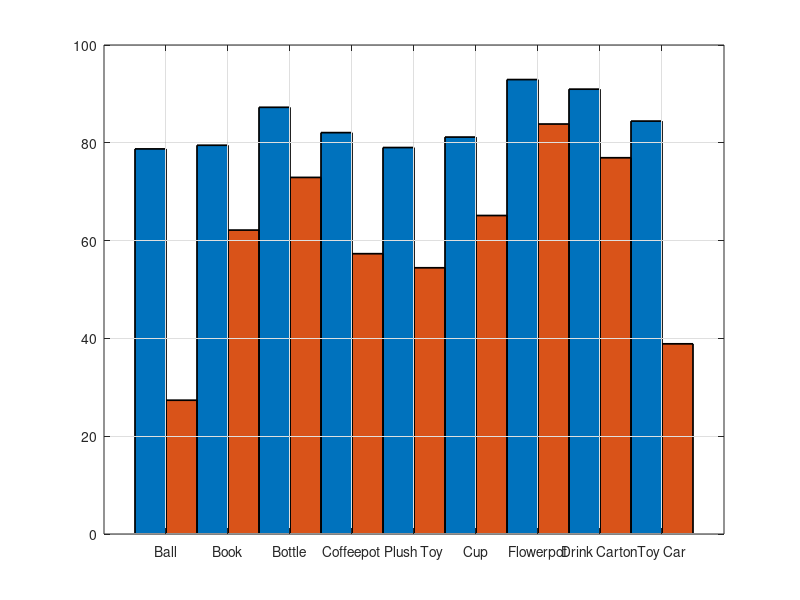

Reproduce this figure in MATLAB. (Note: this script raises an error after producing the figure.)
close all

%%%%%%%%%%%%%%%%%%%%%%%%%%%%%%%%%%%%%%%%%%%%%%%%%%%%%%%%%%%%%%%%%%%%%%%%%%%%%%%%%%%%%%%%%%%%%%%%%%%%%%%%%%%%%%%%%%%%%%%%%%%%%%%%%%%%%%%%%%%%%%%%%%%%%%%%%%
% bow on ipa and ipa2, with 250 clusters
%%%%%%%%%%%%%%%%%%%%%%%%%%%%%%%%%%%%%%%%%%%%%%%%%%%%%%%%%%%%%%%%%%%%%%%%%%%%%%%%%%%%%%%%%%%%%%%%%%%%%%%%%%%%%%%%%%%%%%%%%%%%%%%%%%%%%%%%%%%%%%%%%%%%%%%%%%
bow_ipa_recall = [  0.7875    0.2736        % binary | multiclass
                    0.7950    0.6215
                    0.8726    0.7292
                    0.8208    0.5732
                    0.7903    0.5444
                    0.8117    0.6513
                    0.9293    0.8384
                    0.9097    0.7694
                    0.8444    0.3889];
                
bow_ipa_precision = [   0.7821    0.3703        % binary | multiclass
                        0.8562    0.6035
                        0.8808    0.5936
                        0.8329    0.7432
                        0.8019    0.4612
                        0.8848    0.5869
                        0.9635    0.9463 
                        0.9317    0.6587
                        0.8096    0.4275];

figure
bar(100*bow_ipa_recall, 'LineWidth', 1.25, 'BarWidth', 1.0)
grid on
set(gca, 'FontSize', 12)
set(gca,'XTick',1:9, 'XTickLabel', ' Ball| Book| Bottle| Coffeepot| Plush Toy| Cup| Flowerpot| Drink Carton| Toy Car', 'FontSize', 10);
rotateticklabel(gca, 335);
%xlabel('Object Class')
ylabel('Recall (%)')
ylim([0,100])
l__ = legend('One-against-all', 'Multiple classes', 'Location', 'SouthWest');
%set(l__, 'Box', 'off')
set(l__, 'FontSize', 10)

figure
bar(100*bow_ipa_precision, 'LineWidth', 1.25, 'BarWidth', 1.0)
grid on
set(gca, 'FontSize', 12)
set(gca,'XTick',1:9, 'XTickLabel', ' Ball| Book| Bottle| Coffeepot| Plush Toy| Cup| Flowerpot| Drink Carton| Toy Car', 'FontSize', 10);
rotateticklabel(gca, 335);
%xlabel('Object Class')
ylabel('Precision (%)')
ylim([0,100])
l__ = legend('One-against-all', 'Multiple classes', 'Location', 'SouthWest');
%set(l__, 'Box', 'off')
set(l__, 'FontSize', 10)

%%%%%%%%%%%%%%%%%%%%%%%%%%%%%%%%%%%%%%%%%%%%%%%%%%%%%%%%%%%%%%%%%%%%%%%%%%%%%%%%%%%%%%%%%%%%%%%%%%%%%%%%%%%%%%%%%%%%%%%%%%%%%%%%%%%%%%%%%%%%%%%%%%%%%%%%%%
bow_ipa2_recall = [ 0.8417    0.5889     % binary | multiclass
                    0.8028    0.1889
                    0.8278    0.4472
                    0.8806    0.5444
                    0.7389    0.3944
                    0.7667    0.4500
                    0.6917    0.5278
                    0.6750    0.0444
                    0.7639    0.5694
                    0.9528    0.1944
                    0.8556    0.2444
                    0.7972    0.4472
                    0.9528    0.7130
                    0.9500    0.7556];
                
bow_ipa2_precision = [  0.8842    0.5171        % binary | multiclass
                        0.7243    0.3696
                        0.8083    0.4204
                        0.8741    0.4083
                        0.7932    0.5299
                        0.8074    0.5978
                        0.7905    0.5723
                        0.6897    0.1778
                        0.8213    0.5601
                        0.7784    0.3286
                        0.7687    0.1702
                        0.8479    0.5458
                        0.8159    0.5532
                        0.9310    0.4866];

figure
bar(100*bow_ipa2_recall, 'LineWidth', 1.25, 'BarWidth', 1.0)
grid on
set(gca, 'FontSize', 12)
set(gca,'XTick',1:14, 'XTickLabel', ' Binder| Book| Bottle| Can| Coffeepot| Cup| Dishes| Dish Liquid| Mouse| Pen| Scissors| Screen| Silverware| Drink Carton', 'FontSize', 10);
rotateticklabel(gca, 335);
%xlabel('Object Class')
ylabel('Recall (%)')
ylim([0,100])
l__ = legend('One-against-all', 'Multiple classes', 'Location', 'SouthWest');
%set(l__, 'Box', 'off')
set(l__, 'FontSize', 10)

figure
bar(100*bow_ipa2_precision, 'LineWidth', 1.25, 'BarWidth', 1.0)
grid on
set(gca, 'FontSize', 12)
set(gca,'XTick',1:14, 'XTickLabel', ' Binder| Book| Bottle| Can| Coffeepot| Cup| Dishes| Dish Liquid| Mouse| Pen| Scissors| Screen| Silverware| Drink Carton', 'FontSize', 10);
rotateticklabel(gca, 335);
%xlabel('Object Class')
ylabel('Precision (%)')
ylim([0,100])
l__ = legend('One-against-all', 'Multiple classes', 'Location', 'SouthWest');
%set(l__, 'Box', 'off')
set(l__, 'FontSize', 10)





%%%%%%%%%%%%%%%%%%%%%%%%%%%%%%%%%%%%%%%%%%%%%%%%%%%%%%%%%%%%%%%%%%%%%%%%%%%%%%%%%%%%%%%%%%%%%%%%%%%%%%%%%%%%%%%%%%%%%%%%%%%%%%%%%%%%%%%%%%%%%%%%%%%%%%%%%%
% sap7-7-2, pca, on ipa and ipa2
%%%%%%%%%%%%%%%%%%%%%%%%%%%%%%%%%%%%%%%%%%%%%%%%%%%%%%%%%%%%%%%%%%%%%%%%%%%%%%%%%%%%%%%%%%%%%%%%%%%%%%%%%%%%%%%%%%%%%%%%%%%%%%%%%%%%%%%%%%%%%%%%%%%%%%%%%%
sap_pca_ipa_recall = [  0.9167    0.819444          % binary | multiclass
                        0.9597    0.888386
                        0.9347    0.656442
                        0.8736    0.62901
                        0.9208    0.7
                        0.8972    0.773676
                        0.9653    0.998575
                        0.9236    0.818056
                        0.8486    0.538889];
                
sap_pca_ipa_precision = [   0.9145    0.783533        % binary | multiclass
                            0.9671    0.836648
                            0.9421    0.575269
                            0.8674    0.703588
                            0.9006    0.765957
                            0.9625    0.695527
                            0.9988    0.992918
                            0.9015    0.875186
                            0.8747    0.583459];

figure
bar(100*sap_pca_ipa_recall, 'LineWidth', 1.25, 'BarWidth', 1.0)
grid on
set(gca, 'FontSize', 12)
set(gca,'XTick',1:9, 'XTickLabel', ' Ball| Book| Bottle| Coffeepot| Plush Toy| Cup| Flowerpot| Drink Carton| Toy Car', 'FontSize', 10);
rotateticklabel(gca, 335);
%xlabel('Object Class')
ylabel('Recall (%)')
ylim([0,100])
l__ = legend('One-against-all', 'Multiple classes', 'Location', 'SouthWest');
%set(l__, 'Box', 'off')
set(l__, 'FontSize', 10)

figure
bar(100*sap_pca_ipa_precision, 'LineWidth', 1.25, 'BarWidth', 1.0)
grid on
set(gca, 'FontSize', 12)
set(gca,'XTick',1:9, 'XTickLabel', ' Ball| Book| Bottle| Coffeepot| Plush Toy| Cup| Flowerpot| Drink Carton| Toy Car', 'FontSize', 10);
rotateticklabel(gca, 335);
%xlabel('Object Class')
ylabel('Precision (%)')
ylim([0,100])
l__ = legend('One-against-all', 'Multiple classes', 'Location', 'SouthWest');
%set(l__, 'Box', 'off')
set(l__, 'FontSize', 10)

%%%%%%%%%%%%%%%%%%%%%%%%%%%%%%%%%%%%%%%%%%%%%%%%%%%%%%%%%%%%%%%%%%%%%%%%%%%%%%%%%%%%%%%%%%%%%%%%%%%%%%%%%%%%%%%%%%%%%%%%%%%%%%%%%%%%%%%%%%%%%%%%%%%%%%%%%%
sap_pca_ipa2_recall = [ 0.9556	0.900000     % binary | multiclass
                        0.9111	0.761111
                        0.8639	0.694444
                        0.8556	0.691667
                        0.8222	0.744444
                        0.9750	0.933333
                        0.9361	0.872222
                        0.8778	0.372222
                        0.8806	0.822222
                        0.9806	0.905556
                        0.9556	0.488889
                        0.9639	0.911111
                        0.9731	0.541667
                        0.8750	0.613889];

sap_pca_ipa2_precision = [  0.9498	0.818182        % binary | multiclass
                            0.9218	0.886731
                            0.8844	0.598086
                            0.8411	0.682192
                            0.8889	0.696104
                            0.9692	0.854962
                            0.9556	0.839572
                            0.8327	0.635071
                            0.9346	0.766839
                            0.9494	0.505426
                            0.8877	0.451282
                            0.9577	0.784689
                            0.9516	0.776892
                            0.9256	0.697161];

figure
bar(100*sap_pca_ipa2_recall, 'LineWidth', 1.25, 'BarWidth', 1.0)
grid on
set(gca, 'FontSize', 12)
set(gca,'XTick',1:14, 'XTickLabel', ' Binder| Book| Bottle| Can| Coffeepot| Cup| Dishes| Dish Liquid| Mouse| Pen| Scissors| Screen| Silverware| Drink Carton', 'FontSize', 10);
rotateticklabel(gca, 335);
%xlabel('Object Class')
ylabel('Recall (%)')
ylim([0,100])
l__ = legend('One-against-all', 'Multiple classes', 'Location', 'SouthWest');
%set(l__, 'Box', 'off')
set(l__, 'FontSize', 10)

figure
bar(100*sap_pca_ipa2_precision, 'LineWidth', 1.25, 'BarWidth', 1.0)
grid on
set(gca, 'FontSize', 12)
set(gca,'XTick',1:14, 'XTickLabel', ' Binder| Book| Bottle| Can| Coffeepot| Cup| Dishes| Dish Liquid| Mouse| Pen| Scissors| Screen| Silverware| Drink Carton', 'FontSize', 10);
rotateticklabel(gca, 335);
%xlabel('Object Class')
ylabel('Precision (%)')
ylim([0,100])
l__ = legend('One-against-all', 'Multiple classes', 'Location', 'SouthWest');
%set(l__, 'Box', 'off')
set(l__, 'FontSize', 10)






%%%%%%%%%%%%%%%%%%%%%%%%%%%%%%%%%%%%%%%%%%%%%%%%%%%%%%%%%%%%%%%%%%%%%%%%%%%%%%%%%%%%%%%%%%%%%%%%%%%%%%%%%%%%%%%%%%%%%%%%%%%%%%%%%%%%%%%%%%%%%%%%%%%%%%%%%%
% sap7-7-2, nonorm, on ipa and ipa2
%%%%%%%%%%%%%%%%%%%%%%%%%%%%%%%%%%%%%%%%%%%%%%%%%%%%%%%%%%%%%%%%%%%%%%%%%%%%%%%%%%%%%%%%%%%%%%%%%%%%%%%%%%%%%%%%%%%%%%%%%%%%%%%%%%%%%%%%%%%%%%%%%%%%%%%%%%
sap_nonorm_ipa_recall = [   0.8597    0.6361          % binary | multiclass
                            0.9778    0.9639
                            0.9667    0.7306
                            0.9306    0.6500
                            0.9375    0.8333
                            0.9000    0.8847
                            0.9014    0.9875
                            0.9875    0.8264
                            0.9778    0.7931];



                
sap_nonorm_ipa_precision = [0.9315    0.9178        % binary | multiclass
                            0.9746    0.8213
                            0.9521    0.6196
                            0.9124    0.8269
                            0.9399    0.7417
                            0.9739    0.8209
                            0.9980    0.9861
                            0.9687    0.8287
                            0.9728    0.8192];

figure
bar(100*sap_nonorm_ipa_recall, 'LineWidth', 1.25, 'BarWidth', 1.0)
grid on
set(gca, 'FontSize', 12)
set(gca,'XTick',1:9, 'XTickLabel', ' Ball| Book| Bottle| Coffeepot| Plush Toy| Cup| Flowerpot| Drink Carton| Toy Car', 'FontSize', 10);
rotateticklabel(gca, 335);
%xlabel('Object Class')
ylabel('Recall (%)')
ylim([0,100])
l__ = legend('One-against-all', 'Multiple classes', 'Location', 'SouthWest');
%set(l__, 'Box', 'off')
set(l__, 'FontSize', 10)

figure
bar(100*sap_nonorm_ipa_precision, 'LineWidth', 1.25, 'BarWidth', 1.0)
grid on
set(gca, 'FontSize', 12)
set(gca,'XTick',1:9, 'XTickLabel', ' Ball| Book| Bottle| Coffeepot| Plush Toy| Cup| Flowerpot| Drink Carton| Toy Car', 'FontSize', 10);
rotateticklabel(gca, 335);
%xlabel('Object Class')
ylabel('Precision (%)')
ylim([0,100])
l__ = legend('One-against-all', 'Multiple classes', 'Location', 'SouthWest');
%set(l__, 'Box', 'off')
set(l__, 'FontSize', 10)

%%%%%%%%%%%%%%%%%%%%%%%%%%%%%%%%%%%%%%%%%%%%%%%%%%%%%%%%%%%%%%%%%%%%%%%%%%%%%%%%%%%%%%%%%%%%%%%%%%%%%%%%%%%%%%%%%%%%%%%%%%%%%%%%%%%%%%%%%%%%%%%%%%%%%%%%%%
sap_nonorm_ipa2_recall = [  0.9778    0.8861     % binary | multiclass
                            0.9389    0.8639
                            0.8944    0.5556
                            0.8833    0.8389
                            0.9583    0.8583
                            0.9833    0.9472
                            0.9778    0.8694
                            0.9306    0.5333
                            0.9889    0.9778
                            0.9944    0.9111
                            0.9556    0.3222
                            0.9639    0.9528
                            0.8954    0.7259
                            0.9361    0.6639];

sap_nonorm_ipa2_precision = [   0.9787    0.9410        % binary | multiclass
                                0.9320    0.8383
                                0.8928    0.5236
                                0.9622    0.8320
                                0.9601    0.8026
                                0.9659    0.9045
                                0.9805    0.9572
                                0.9145    0.5598
                                0.9940    0.9387
                                0.9606    0.5910
                                0.8847    0.5202
                                0.9720    0.8932
                                0.9260    0.7664
                                0.9267    0.7636];

figure
bar(100*sap_nonorm_ipa2_recall, 'LineWidth', 1.25, 'BarWidth', 1.0)
grid on
set(gca, 'FontSize', 12)
set(gca,'XTick',1:14, 'XTickLabel', ' Binder| Book| Bottle| Can| Coffeepot| Cup| Dishes| Dish Liquid| Mouse| Pen| Scissors| Screen| Silverware| Drink Carton', 'FontSize', 10);
rotateticklabel(gca, 335);
%xlabel('Object Class')
ylabel('Recall (%)')
ylim([0,100])
l__ = legend('One-against-all', 'Multiple classes', 'Location', 'SouthWest');
%set(l__, 'Box', 'off')
set(l__, 'FontSize', 10)

figure
bar(100*sap_nonorm_ipa2_precision, 'LineWidth', 1.25, 'BarWidth', 1.0)
grid on
set(gca, 'FontSize', 12)
set(gca,'XTick',1:14, 'XTickLabel', ' Binder| Book| Bottle| Can| Coffeepot| Cup| Dishes| Dish Liquid| Mouse| Pen| Scissors| Screen| Silverware| Drink Carton', 'FontSize', 10);
rotateticklabel(gca, 335);
%xlabel('Object Class')
ylabel('Precision (%)')
ylim([0,100])
l__ = legend('One-against-all', 'Multiple classes', 'Location', 'SouthWest');
%set(l__, 'Box', 'off')
set(l__, 'FontSize', 10)








%%%%%%%%%%%%%%%%%%%%%%%%%%%%%%%%%%%%%%%%%%%%%%%%%%%%%%%%%%%%%%%%%%%%%%%%%%%%%%%%%%%%%%%%%%%%%%%%%%%%%%%%%%%%%%%%%%%%%%%%%%%%%%%%%%%%%%%%%%%%%%%%%%%%%%%%%%
% sap7-7-2, rollnorm, on ipa and ipa2
%%%%%%%%%%%%%%%%%%%%%%%%%%%%%%%%%%%%%%%%%%%%%%%%%%%%%%%%%%%%%%%%%%%%%%%%%%%%%%%%%%%%%%%%%%%%%%%%%%%%%%%%%%%%%%%%%%%%%%%%%%%%%%%%%%%%%%%%%%%%%%%%%%%%%%%%%%
sap_rollnorm_ipa_recall = [ 0.8264    0.8264          % binary | multiclass
                            0.9722    0.9486
                            0.9653    0.6806
                            0.8847    0.6861
                            0.8708    0.7306
                            0.8986    0.8736
                            1.0000    0.9764
                            0.9931    0.9125
                            0.9111    0.4375];



                
sap_rollnorm_ipa_precision = [  0.9154    0.8737        % binary | multiclass
                                0.9827    0.8999
                                0.9484    0.5819
                                0.9102    0.8359
                                0.8892    0.6600
                                0.9695    0.7775
                                0.9986    0.9683
                                0.9686    0.8061
                                0.8995    0.6848];

figure
bar(100*sap_rollnorm_ipa_recall, 'LineWidth', 1.25, 'BarWidth', 1.0)
grid on
set(gca, 'FontSize', 12)
set(gca,'XTick',1:9, 'XTickLabel', ' Ball| Book| Bottle| Coffeepot| Plush Toy| Cup| Flowerpot| Drink Carton| Toy Car', 'FontSize', 10);
rotateticklabel(gca, 335);
%xlabel('Object Class')
ylabel('Recall (%)')
ylim([0,100])
l__ = legend('One-against-all', 'Multiple classes', 'Location', 'SouthWest');
%set(l__, 'Box', 'off')
set(l__, 'FontSize', 10)

figure
bar(100*sap_rollnorm_ipa_precision, 'LineWidth', 1.25, 'BarWidth', 1.0)
grid on
set(gca, 'FontSize', 12)
set(gca,'XTick',1:9, 'XTickLabel', ' Ball| Book| Bottle| Coffeepot| Plush Toy| Cup| Flowerpot| Drink Carton| Toy Car', 'FontSize', 10);
rotateticklabel(gca, 335);
%xlabel('Object Class')
ylabel('Precision (%)')
ylim([0,100])
l__ = legend('One-against-all', 'Multiple classes', 'Location', 'SouthWest');
%set(l__, 'Box', 'off')
set(l__, 'FontSize', 10)

%%%%%%%%%%%%%%%%%%%%%%%%%%%%%%%%%%%%%%%%%%%%%%%%%%%%%%%%%%%%%%%%%%%%%%%%%%%%%%%%%%%%%%%%%%%%%%%%%%%%%%%%%%%%%%%%%%%%%%%%%%%%%%%%%%%%%%%%%%%%%%%%%%%%%%%%%%
sap_rollnorm_ipa2_recall = [0.9694    0.8917        % binary | multiclass
                            0.9139    0.8472
                            0.8639    0.6500
                            0.8750    0.7556
                            0.9667    0.8694
                            0.9917    0.9444
                            0.9472    0.8278
                            0.9306    0.5750
                            0.9833    0.9389
                            0.9750    0.8667
                            0.9222    0.5639
                            0.9667    0.9111
                            0.9463    0.4306
                            0.9111    0.7139];

sap_rollnorm_ipa2_precision = [ 0.9794    0.9497        % binary | multiclass
                                0.9250    0.8971
                                0.8835    0.5367
                                0.9599    0.8293
                                0.9569    0.8482
                                0.9736    0.9067
                                0.9570    0.8843
                                0.9099    0.6053
                                0.9607    0.8264
                                0.9683    0.4664
                                0.8799    0.3845
                                0.9604    0.8723
                                0.9211    0.7776
                                0.9309    0.8159];

figure
bar(100*sap_rollnorm_ipa2_recall, 'LineWidth', 1.25, 'BarWidth', 1.0)
grid on
set(gca, 'FontSize', 12)
set(gca,'XTick',1:14, 'XTickLabel', ' Binder| Book| Bottle| Can| Coffeepot| Cup| Dishes| Dish Liquid| Mouse| Pen| Scissors| Screen| Silverware| Drink Carton', 'FontSize', 10);
rotateticklabel(gca, 335);
%xlabel('Object Class')
ylabel('Recall (%)')
ylim([0,100])
l__ = legend('One-against-all', 'Multiple classes', 'Location', 'SouthWest');
%set(l__, 'Box', 'off')
set(l__, 'FontSize', 10)

figure
bar(100*sap_rollnorm_ipa2_precision, 'LineWidth', 1.25, 'BarWidth', 1.0)
grid on
set(gca, 'FontSize', 12)
set(gca,'XTick',1:14, 'XTickLabel', ' Binder| Book| Bottle| Can| Coffeepot| Cup| Dishes| Dish Liquid| Mouse| Pen| Scissors| Screen| Silverware| Drink Carton', 'FontSize', 10);
rotateticklabel(gca, 335);
%xlabel('Object Class')
ylabel('Precision (%)')
ylim([0,100])
l__ = legend('One-against-all', 'Multiple classes', 'Location', 'SouthWest');
%set(l__, 'Box', 'off')
set(l__, 'FontSize', 10)







